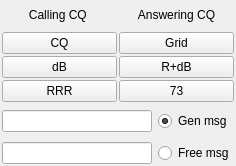
           <widget class="QWidget" name="tab_2">
            <attribute name="title">
             <string>2</string>
            </attribute>
            <layout class="QVBoxLayout" name="verticalLayout_9">
             <property name="spacing">
              <number>0</number>
             </property>
             <property name="leftMargin">
              <number>0</number>
             </property>
             <property name="topMargin">
              <number>0</number>
             </property>
             <property name="rightMargin">
              <number>0</number>
             </property>
             <property name="bottomMargin">
              <number>0</number>
             </property>
             <item>
              <layout class="QVBoxLayout" name="verticalLayout_7">
               <property name="spacing">
                <number>6</number>
               </property>
               <property name="leftMargin">
                <number>2</number>
               </property>
               <property name="rightMargin">
                <number>2</number>
               </property>
               <item>
                <layout class="QGridLayout" name="gridLayout_4">
                 <property name="spacing">
                  <number>2</number>
                 </property>
                 <item row="0" column="0">
                  <widget class="QLabel" name="label_9">
                   <property name="minimumSize">
                    <size>
                     <width>0</width>
                     <height>30</height>
                    </size>
                   </property>
                   <property name="maximumSize">
                    <size>
                     <width>16777215</width>
                     <height>30</height>
                    </size>
                   </property>
                   <property name="text">
                    <string>Calling CQ </string>
                   </property>
                   <property name="alignment">
                    <set>Qt::AlignCenter</set>
                   </property>
                  </widget>
                 </item>
                 <item row="1" column="0">
                  <widget class="QPushButton" name="pbCallCQ">
                   <property name="toolTip">
                    <string>Generate a CQ message</string>
                   </property>
                   <property name="text">
                    <string>CQ</string>
                   </property>
                  </widget>
                 </item>
                 <item row="3" column="0">
                  <widget class="QPushButton" name="pbSendRRR">
                   <property name="toolTip">
                    <string>Generate message with RRR</string>
                   </property>
                   <property name="text">
                    <string>RRR</string>
                   </property>
                  </widget>
                 </item>
                 <item row="2" column="0">
                  <widget class="QPushButton" name="pbAnswerCaller">
                   <property name="toolTip">
                    <string>Generate message with report</string>
                   </property>
                   <property name="text">
                    <string>dB</string>
                   </property>
                  </widget>
                 </item>
                 <item row="0" column="1">
                  <widget class="QLabel" name="label_10">
                   <property name="minimumSize">
                    <size>
                     <width>0</width>
                     <height>30</height>
                    </size>
                   </property>
                   <property name="maximumSize">
                    <size>
                     <width>16777215</width>
                     <height>30</height>
                    </size>
                   </property>
                   <property name="text">
                    <string>Answering CQ</string>
                   </property>
                   <property name="alignment">
                    <set>Qt::AlignCenter</set>
                   </property>
                  </widget>
                 </item>
                 <item row="1" column="1">
                  <widget class="QPushButton" name="pbAnswerCQ">
                   <property name="toolTip">
                    <string>Generate message for replying to a CQ</string>
                   </property>
                   <property name="text">
                    <string>Grid</string>
                   </property>
                  </widget>
                 </item>
                 <item row="2" column="1">
                  <widget class="QPushButton" name="pbSendReport">
                   <property name="toolTip">
                    <string>Generate message with R+report</string>
                   </property>
                   <property name="text">
                    <string>R+dB</string>
                   </property>
                  </widget>
                 </item>
                 <item row="3" column="1">
                  <widget class="QPushButton" name="pbSend73">
                   <property name="toolTip">
                    <string>Generate message with 73</string>
                   </property>
                   <property name="text">
                    <string>73</string>
                   </property>
                  </widget>
                 </item>
                </layout>
               </item>
               <item>
                <layout class="QHBoxLayout" name="horizontalLayout_3">
                 <item>
                  <widget class="QLineEdit" name="genMsg">
                   <property name="sizePolicy">
                    <sizepolicy hsizetype="Preferred" vsizetype="Fixed">
                     <horstretch>0</horstretch>
                     <verstretch>0</verstretch>
                    </sizepolicy>
                   </property>
                   <property name="minimumSize">
                    <size>
                     <width>150</width>
                     <height>0</height>
                    </size>
                   </property>
                   <property name="readOnly">
                    <bool>true</bool>
                   </property>
                  </widget>
                 </item>
                 <item>
                  <widget class="QRadioButton" name="rbGenMsg">
                   <property name="sizePolicy">
                    <sizepolicy hsizetype="Preferred" vsizetype="Fixed">
                     <horstretch>0</horstretch>
                     <verstretch>0</verstretch>
                    </sizepolicy>
                   </property>
                   <property name="minimumSize">
                    <size>
                     <width>0</width>
                     <height>26</height>
                    </size>
                   </property>
                   <property name="toolTip">
                    <string>Send this standard (generated) message</string>
                   </property>
                   <property name="text">
                    <string>Gen msg</string>
                   </property>
                   <property name="checked">
                    <bool>true</bool>
                   </property>
                  </widget>
                 </item>
                </layout>
               </item>
               <item>
                <layout class="QHBoxLayout" name="horizontalLayout">
                 <item>
                  <widget class="QLineEdit" name="freeTextMsg">
                   <property name="sizePolicy">
                    <sizepolicy hsizetype="Preferred" vsizetype="Fixed">
                     <horstretch>0</horstretch>
                     <verstretch>0</verstretch>
                    </sizepolicy>
                   </property>
                   <property name="minimumSize">
                    <size>
                     <width>150</width>
                     <height>0</height>
                    </size>
                   </property>
                  </widget>
                 </item>
                 <item>
                  <widget class="QRadioButton" name="rbFreeText">
                   <property name="sizePolicy">
                    <sizepolicy hsizetype="Preferred" vsizetype="Fixed">
                     <horstretch>0</horstretch>
                     <verstretch>0</verstretch>
                    </sizepolicy>
                   </property>
                   <property name="minimumSize">
                    <size>
                     <width>0</width>
                     <height>26</height>
                    </size>
                   </property>
                   <property name="toolTip">
                    <string>Send this free-text message (max 13 characters)</string>
                   </property>
                   <property name="text">
                    <string>Free msg</string>
                   </property>
                  </widget>
                 </item>
                </layout>
               </item>
              </layout>
             </item>
            </layout>
           </widget>
